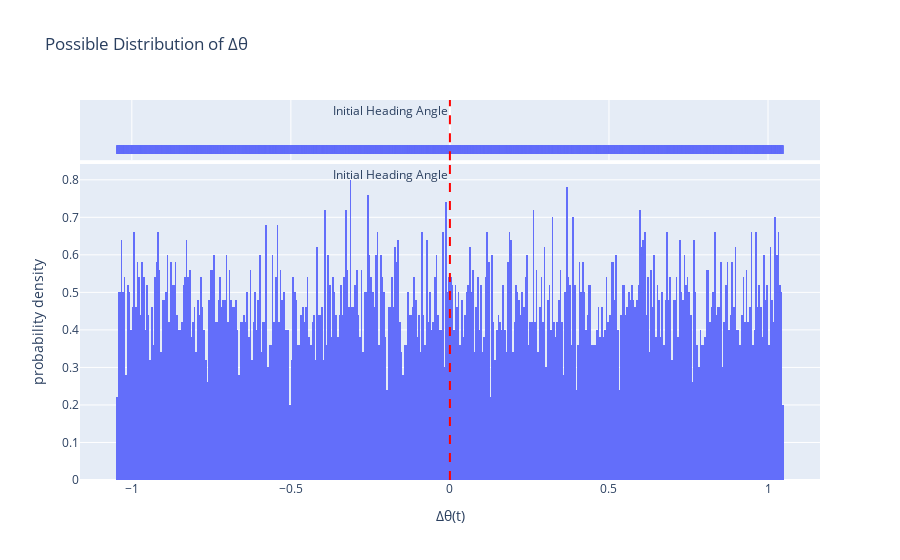
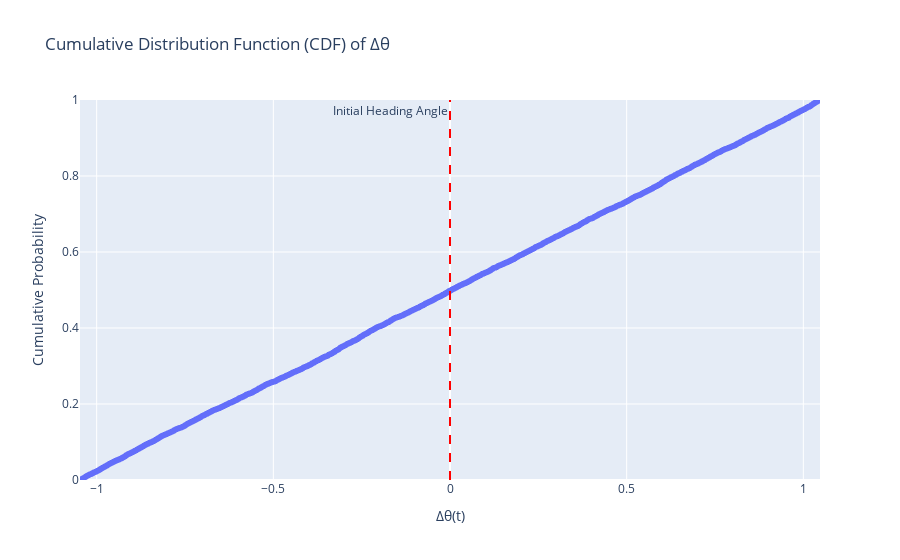

Source (notebook cell) for these figures, in order:
### Code cell
# Using Monte Carlo Simulation (generating large no. of samples, and understanding graph)
# Current heading angle at time t = 0
current_θ = 0.0  # Assume initial x position is 0.0

# Generate possible changes in position using Uniform distribution
low_change = np.pi*(-1/3)  # Lower bound of change in heading angle is -60 degrees
high_change = np.pi*(+1/3)  # Upper bound of change in heading angle is +60 degrees
num_samples = 10000  # Number of samples to generate

# Modeling the change as uniform
changes = (np.random.uniform(low_change, high_change, num_samples))
new_thetas = current_θ + changes

# Create DataFrame for new positions
df = pd.DataFrame({'New Theta': new_thetas})

# Plot wavefront using Plotly Express
fig = px.histogram(df, x='New Theta', nbins=500, histnorm='probability density',
                   title=f'Possible Distribution of Δθ',
                   labels={'New Theta': 'Δθ(t)'},
                   marginal='rug')
fig.add_vline(x=current_θ, line_dash="dash", line_color="red", 
              annotation_text="Initial Heading Angle", annotation_position="top left")
fig.show()

# Calculate the CDF (cumulative distribution function)
sorted_thetas = np.sort(new_thetas)  # Sort thetas in ascending order
cdf_values = np.arange(len(sorted_thetas)) / (len(sorted_thetas) - 1)  # Calculate CDF values

# Create DataFrame for CDF plot
cdf_df = pd.DataFrame({'New Theta': sorted_thetas, 'CDF': cdf_values})

# Plot CDF using Plotly Express
fig = px.scatter(cdf_df, x='New Theta', y='CDF',
                 title='Cumulative Distribution Function (CDF) of Δθ',
                 labels={'New Theta': 'Δθ(t)', 'CDF': 'Cumulative Probability'})
fig.add_vline(x=current_θ, line_dash="dash", line_color="red",
              annotation_text="Initial Heading Angle", annotation_position="top left")
fig.update_layout(xaxis_range=[low_change, high_change], yaxis_range=[0, 1])  # Set axis ranges for clarity
fig.show()

### Figure 1 — Plotly figure (JSON) as saved in the notebook; plotly's stock layout.template omitted (floating-point values rounded to 4 significant figures; data arrays with more than 128 entries replaced by an {"elided": "..."} marker saying what was removed)
{"data": [{"alignmentgroup": "True", "bingroup": "x", "histnorm": "probability density", "hovertemplate": "Δθ(t)=%{x}<br>probability density=%{y}<extra></extra>", "legendgroup": "", "marker": {"color": "#636efa", "pattern": {"shape": ""}}, "name": "", "nbinsx": 500, "offsetgroup": "", "orientation": "v", "showlegend": false, "type": "histogram", "x": {"elided": "10000 float values"}, "xaxis": "x", "yaxis": "y"}, {"alignmentgroup": "True", "boxpoints": "all", "fillcolor": "rgba(255,255,255,0)", "hoveron": "points", "hovertemplate": "Δθ(t)=%{x}<extra></extra>", "jitter": 0, "legendgroup": "", "line": {"color": "rgba(255,255,255,0)"}, "marker": {"color": "#636efa", "symbol": "line-ns-open"}, "name": "", "offsetgroup": "", "showlegend": false, "type": "box", "x": {"elided": "10000 float values"}, "xaxis": "x2", "yaxis": "y2"}], "layout": {"annotations": [{"showarrow": false, "text": "Initial Heading Angle", "x": 0, "xanchor": "right", "xref": "x", "y": 1, "yanchor": "top", "yref": "y domain"}, {"showarrow": false, "text": "Initial Heading Angle", "x": 0, "xanchor": "right", "xref": "x2", "y": 1, "yanchor": "top", "yref": "y2 domain"}], "barmode": "relative", "legend": {"tracegroupgap": 0}, "shapes": [{"line": {"color": "red", "dash": "dash"}, "type": "line", "x0": 0, "x1": 0, "xref": "x", "y0": 0, "y1": 1, "yref": "y domain"}, {"line": {"color": "red", "dash": "dash"}, "type": "line", "x0": 0, "x1": 0, "xref": "x2", "y0": 0, "y1": 1, "yref": "y2 domain"}], "title": {"text": "Possible Distribution of Δθ"}, "xaxis": {"anchor": "y", "domain": [0, 1], "title": {"text": "Δθ(t)"}}, "xaxis2": {"anchor": "y2", "domain": [0, 1], "matches": "x", "showgrid": true, "showticklabels": false}, "yaxis": {"anchor": "x", "domain": [0, 0.8316], "title": {"text": "probability density"}}, "yaxis2": {"anchor": "x2", "domain": [0.8416, 1], "matches": "y2", "showgrid": false, "showline": false, "showticklabels": false, "ticks": ""}}}

### Figure 2 — Plotly figure (JSON) as saved in the notebook; plotly's stock layout.template omitted (floating-point values rounded to 4 significant figures; data arrays with more than 128 entries replaced by an {"elided": "..."} marker saying what was removed)
{"data": [{"hovertemplate": "Δθ(t)=%{x}<br>Cumulative Probability=%{y}<extra></extra>", "legendgroup": "", "marker": {"color": "#636efa", "symbol": "circle"}, "mode": "markers", "name": "", "showlegend": false, "type": "scattergl", "x": {"elided": "10000 float values"}, "xaxis": "x", "y": {"elided": "10000 float values"}, "yaxis": "y"}], "layout": {"annotations": [{"showarrow": false, "text": "Initial Heading Angle", "x": 0, "xanchor": "right", "xref": "x", "y": 1, "yanchor": "top", "yref": "y domain"}], "legend": {"tracegroupgap": 0}, "shapes": [{"line": {"color": "red", "dash": "dash"}, "type": "line", "x0": 0, "x1": 0, "xref": "x", "y0": 0, "y1": 1, "yref": "y domain"}], "title": {"text": "Cumulative Distribution Function (CDF) of Δθ"}, "xaxis": {"anchor": "y", "domain": [0, 1], "range": [-1.047, 1.047], "title": {"text": "Δθ(t)"}}, "yaxis": {"anchor": "x", "domain": [0, 1], "range": [0, 1], "title": {"text": "Cumulative Probability"}}}}
